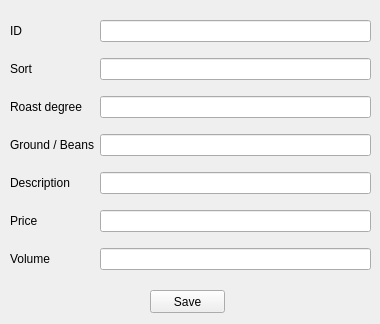
<?xml version="1.0" encoding="UTF-8"?>
<ui version="4.0">
 <class>Form</class>
 <widget class="QWidget" name="Form">
  <property name="geometry">
   <rect>
    <x>0</x>
    <y>0</y>
    <width>380</width>
    <height>324</height>
   </rect>
  </property>
  <property name="windowTitle">
   <string>Add/Edit item</string>
  </property>
  <widget class="QWidget" name="gridLayoutWidget">
   <property name="geometry">
    <rect>
     <x>10</x>
     <y>10</y>
     <width>361</width>
     <height>271</height>
    </rect>
   </property>
   <layout class="QGridLayout" name="gridLayout">
    <item row="5" column="0">
     <widget class="QLabel" name="price">
      <property name="text">
       <string>Price</string>
      </property>
     </widget>
    </item>
    <item row="0" column="0">
     <widget class="QLabel" name="id">
      <property name="text">
       <string>ID</string>
      </property>
     </widget>
    </item>
    <item row="4" column="0">
     <widget class="QLabel" name="descrip">
      <property name="text">
       <string>Description</string>
      </property>
     </widget>
    </item>
    <item row="1" column="0">
     <widget class="QLabel" name="sort">
      <property name="text">
       <string>Sort</string>
      </property>
     </widget>
    </item>
    <item row="0" column="1">
     <widget class="QLineEdit" name="id_lbl"/>
    </item>
    <item row="2" column="0">
     <widget class="QLabel" name="roast">
      <property name="text">
       <string>Roast degree</string>
      </property>
     </widget>
    </item>
    <item row="3" column="0">
     <widget class="QLabel" name="ground">
      <property name="text">
       <string>Ground / Beans</string>
      </property>
     </widget>
    </item>
    <item row="6" column="0">
     <widget class="QLabel" name="volume">
      <property name="text">
       <string>Volume</string>
      </property>
     </widget>
    </item>
    <item row="1" column="1">
     <widget class="QLineEdit" name="sort_lbl"/>
    </item>
    <item row="2" column="1">
     <widget class="QLineEdit" name="roast_lbl"/>
    </item>
    <item row="3" column="1">
     <widget class="QLineEdit" name="ground_lbl"/>
    </item>
    <item row="4" column="1">
     <widget class="QLineEdit" name="descrip_lbl"/>
    </item>
    <item row="5" column="1">
     <widget class="QLineEdit" name="price_lbl"/>
    </item>
    <item row="6" column="1">
     <widget class="QLineEdit" name="volume_lbl"/>
    </item>
   </layout>
  </widget>
  <widget class="QPushButton" name="save_btn">
   <property name="geometry">
    <rect>
     <x>150</x>
     <y>290</y>
     <width>75</width>
     <height>23</height>
    </rect>
   </property>
   <property name="text">
    <string>Save</string>
   </property>
  </widget>
 </widget>
 <resources/>
 <connections/>
</ui>
